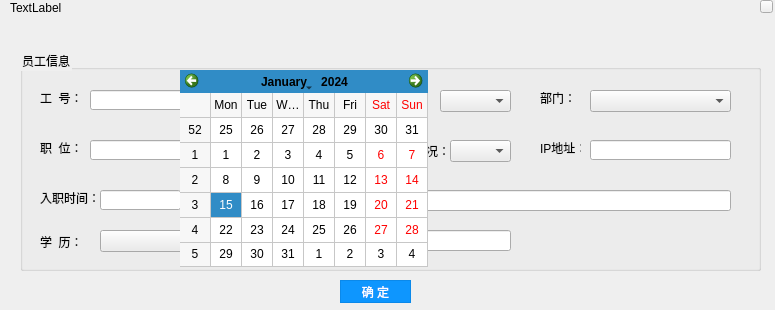
<?xml version="1.0" encoding="UTF-8"?>
<ui version="4.0">
 <class>YGSZ_New</class>
 <widget class="QWidget" name="YGSZ_New">
  <property name="geometry">
   <rect>
    <x>0</x>
    <y>0</y>
    <width>775</width>
    <height>310</height>
   </rect>
  </property>
  <property name="windowTitle">
   <string>Form</string>
  </property>
  <widget class="QGroupBox" name="groupBox">
   <property name="geometry">
    <rect>
     <x>20</x>
     <y>50</y>
     <width>741</width>
     <height>221</height>
    </rect>
   </property>
   <property name="styleSheet">
    <string notr="true">color: rgb(0, 0, 0);</string>
   </property>
   <property name="title">
    <string>员工信息</string>
   </property>
   <property name="flat">
    <bool>false</bool>
   </property>
   <widget class="QLabel" name="label">
    <property name="geometry">
     <rect>
      <x>20</x>
      <y>40</y>
      <width>51</width>
      <height>16</height>
     </rect>
    </property>
    <property name="text">
     <string>工  号：</string>
    </property>
   </widget>
   <widget class="QLineEdit" name="lineEdit_staffID">
    <property name="geometry">
     <rect>
      <x>70</x>
      <y>40</y>
      <width>111</width>
      <height>20</height>
     </rect>
    </property>
   </widget>
   <widget class="QLineEdit" name="lineEdit_name">
    <property name="geometry">
     <rect>
      <x>230</x>
      <y>40</y>
      <width>111</width>
      <height>20</height>
     </rect>
    </property>
   </widget>
   <widget class="QLabel" name="label_2">
    <property name="geometry">
     <rect>
      <x>190</x>
      <y>40</y>
      <width>31</width>
      <height>16</height>
     </rect>
    </property>
    <property name="text">
     <string>姓名：</string>
    </property>
   </widget>
   <widget class="QLabel" name="label_3">
    <property name="geometry">
     <rect>
      <x>370</x>
      <y>40</y>
      <width>41</width>
      <height>21</height>
     </rect>
    </property>
    <property name="text">
     <string>性别：</string>
    </property>
   </widget>
   <widget class="QComboBox" name="comboBox_sex">
    <property name="geometry">
     <rect>
      <x>420</x>
      <y>40</y>
      <width>71</width>
      <height>22</height>
     </rect>
    </property>
    <property name="styleSheet">
     <string notr="true">background-color: rgb(235, 235, 235);</string>
    </property>
    <property name="editable">
     <bool>false</bool>
    </property>
    <property name="currentText">
     <string/>
    </property>
   </widget>
   <widget class="QLineEdit" name="lineEdit_position">
    <property name="geometry">
     <rect>
      <x>70</x>
      <y>90</y>
      <width>111</width>
      <height>20</height>
     </rect>
    </property>
    <property name="text">
     <string/>
    </property>
   </widget>
   <widget class="QLabel" name="label_4">
    <property name="geometry">
     <rect>
      <x>520</x>
      <y>40</y>
      <width>31</width>
      <height>16</height>
     </rect>
    </property>
    <property name="text">
     <string>部门：</string>
    </property>
   </widget>
   <widget class="QLabel" name="label_5">
    <property name="geometry">
     <rect>
      <x>20</x>
      <y>90</y>
      <width>41</width>
      <height>16</height>
     </rect>
    </property>
    <property name="text">
     <string>职  位：</string>
    </property>
   </widget>
   <widget class="QLabel" name="label_6">
    <property name="geometry">
     <rect>
      <x>370</x>
      <y>90</y>
      <width>61</width>
      <height>21</height>
     </rect>
    </property>
    <property name="text">
     <string>婚姻状况：</string>
    </property>
   </widget>
   <widget class="QLineEdit" name="lineEdit_phone">
    <property name="geometry">
     <rect>
      <x>230</x>
      <y>90</y>
      <width>111</width>
      <height>20</height>
     </rect>
    </property>
   </widget>
   <widget class="QLabel" name="label_7">
    <property name="geometry">
     <rect>
      <x>190</x>
      <y>90</y>
      <width>31</width>
      <height>20</height>
     </rect>
    </property>
    <property name="text">
     <string>手机：</string>
    </property>
   </widget>
   <widget class="QLineEdit" name="lineEdit_ip">
    <property name="geometry">
     <rect>
      <x>570</x>
      <y>90</y>
      <width>141</width>
      <height>20</height>
     </rect>
    </property>
   </widget>
   <widget class="QLabel" name="label_8">
    <property name="geometry">
     <rect>
      <x>520</x>
      <y>90</y>
      <width>41</width>
      <height>16</height>
     </rect>
    </property>
    <property name="text">
     <string>IP地址：</string>
    </property>
   </widget>
   <widget class="QComboBox" name="comboBox_marriage">
    <property name="geometry">
     <rect>
      <x>430</x>
      <y>90</y>
      <width>61</width>
      <height>22</height>
     </rect>
    </property>
    <property name="styleSheet">
     <string notr="true">background-color: rgb(235, 235, 235);</string>
    </property>
    <property name="editable">
     <bool>false</bool>
    </property>
   </widget>
   <widget class="QLabel" name="label_9">
    <property name="geometry">
     <rect>
      <x>20</x>
      <y>140</y>
      <width>61</width>
      <height>16</height>
     </rect>
    </property>
    <property name="text">
     <string>入职时间：</string>
    </property>
   </widget>
   <widget class="QLabel" name="label_10">
    <property name="geometry">
     <rect>
      <x>200</x>
      <y>140</y>
      <width>61</width>
      <height>20</height>
     </rect>
    </property>
    <property name="text">
     <string>居住地址：</string>
    </property>
   </widget>
   <widget class="QLineEdit" name="lineEdit_address">
    <property name="geometry">
     <rect>
      <x>260</x>
      <y>140</y>
      <width>451</width>
      <height>21</height>
     </rect>
    </property>
   </widget>
   <widget class="QLineEdit" name="lineEdit_workTime">
    <property name="geometry">
     <rect>
      <x>80</x>
      <y>140</y>
      <width>81</width>
      <height>20</height>
     </rect>
    </property>
    <property name="readOnly">
     <bool>true</bool>
    </property>
   </widget>
   <widget class="QToolButton" name="toolButton_time">
    <property name="geometry">
     <rect>
      <x>160</x>
      <y>140</y>
      <width>20</width>
      <height>20</height>
     </rect>
    </property>
    <property name="styleSheet">
     <string notr="true">background-color: rgb(235, 235, 235);</string>
    </property>
    <property name="text">
     <string/>
    </property>
    <property name="arrowType">
     <enum>Qt::DownArrow</enum>
    </property>
   </widget>
   <widget class="QComboBox" name="comboBox_department">
    <property name="geometry">
     <rect>
      <x>570</x>
      <y>40</y>
      <width>141</width>
      <height>22</height>
     </rect>
    </property>
    <property name="styleSheet">
     <string notr="true">background-color: rgb(235, 235, 235);</string>
    </property>
   </widget>
   <widget class="QLabel" name="label_11">
    <property name="geometry">
     <rect>
      <x>20</x>
      <y>182</y>
      <width>41</width>
      <height>20</height>
     </rect>
    </property>
    <property name="text">
     <string>学  历：</string>
    </property>
   </widget>
   <widget class="QComboBox" name="comboBox_edu">
    <property name="geometry">
     <rect>
      <x>80</x>
      <y>180</y>
      <width>101</width>
      <height>22</height>
     </rect>
    </property>
    <property name="styleSheet">
     <string notr="true">background-color: rgb(235, 235, 235);</string>
    </property>
    <property name="editable">
     <bool>false</bool>
    </property>
    <property name="currentText">
     <string/>
    </property>
   </widget>
   <widget class="QLabel" name="label_12">
    <property name="geometry">
     <rect>
      <x>200</x>
      <y>180</y>
      <width>61</width>
      <height>20</height>
     </rect>
    </property>
    <property name="text">
     <string>身份证号：</string>
    </property>
   </widget>
   <widget class="QLineEdit" name="lineEdit_idCard">
    <property name="geometry">
     <rect>
      <x>260</x>
      <y>180</y>
      <width>231</width>
      <height>21</height>
     </rect>
    </property>
   </widget>
   <widget class="QCalendarWidget" name="calendarWidget">
    <property name="geometry">
     <rect>
      <x>160</x>
      <y>20</y>
      <width>248</width>
      <height>197</height>
     </rect>
    </property>
    <property name="gridVisible">
     <bool>true</bool>
    </property>
   </widget>
  </widget>
  <widget class="QPushButton" name="pushButton">
   <property name="geometry">
    <rect>
     <x>340</x>
     <y>280</y>
     <width>71</width>
     <height>23</height>
    </rect>
   </property>
   <property name="styleSheet">
    <string notr="true">QPushButton#pushButton
{
    color:white;
    background-color:rgb(14 , 150 , 254);
    border: 1px solid rgb(11 , 137 , 234);
}

QPushButton#pushButton:hover
{
    color:white;
    background-color:rgb(44 , 137 , 255);
    border: 1px solid rgb(11 , 137 , 234);
}

QPushButton#pushButton:pressed
{
    color:white;
    background-color:rgb(14 , 135 , 228);
    border: 1px solid rgb(12 , 138 , 235);
    padding-left:3px;
    padding-top:3px;
}</string>
   </property>
   <property name="text">
    <string>确 定</string>
   </property>
  </widget>
  <widget class="closeButton" name="toolButton_2">
   <property name="geometry">
    <rect>
     <x>760</x>
     <y>0</y>
     <width>13</width>
     <height>13</height>
    </rect>
   </property>
   <property name="text">
    <string/>
   </property>
  </widget>
  <widget class="QLabel" name="label_title">
   <property name="geometry">
    <rect>
     <x>10</x>
     <y>0</y>
     <width>101</width>
     <height>16</height>
    </rect>
   </property>
   <property name="text">
    <string>TextLabel</string>
   </property>
  </widget>
 </widget>
 <customwidgets>
  <customwidget>
   <class>closeButton</class>
   <extends>QToolButton</extends>
   <header>closebutton.h</header>
  </customwidget>
 </customwidgets>
 <resources/>
 <connections/>
</ui>
